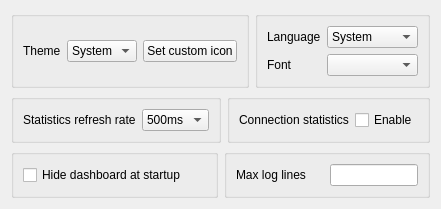
                    <widget class="QWidget" name="tab_2">
                        <attribute name="title">
                            <string>Style</string>
                        </attribute>
                        <layout class="QGridLayout" name="gridLayout_5">
                            <item row="2" column="0">
                                <layout class="QHBoxLayout" name="style_h_2">
                                    <item>
                                        <widget class="QGroupBox" name="traffic_statistics_box">
                                            <layout class="QHBoxLayout" name="horizontalLayout_3">
                                                <item>
                                                    <widget class="QLabel" name="label_16">
                                                        <property name="text">
                                                            <string>Statistics refresh rate</string>
                                                        </property>
                                                    </widget>
                                                </item>
                                                <item>
                                                    <widget class="QComboBox" name="rfsh_r">
                                                        <item>
                                                            <property name="text">
                                                                <string notr="true">500ms</string>
                                                            </property>
                                                        </item>
                                                        <item>
                                                            <property name="text">
                                                                <string notr="true">1s</string>
                                                            </property>
                                                        </item>
                                                        <item>
                                                            <property name="text">
                                                                <string notr="true">2s</string>
                                                            </property>
                                                        </item>
                                                        <item>
                                                            <property name="text">
                                                                <string notr="true">3s</string>
                                                            </property>
                                                        </item>
                                                        <item>
                                                            <property name="text">
                                                                <string notr="true">5s</string>
                                                            </property>
                                                        </item>
                                                        <item>
                                                            <property name="text">
                                                                <string>Off</string>
                                                            </property>
                                                        </item>
                                                    </widget>
                                                </item>
                                            </layout>
                                        </widget>
                                    </item>
                                    <item>
                                        <widget class="QGroupBox" name="connection_statistics_box">
                                            <layout class="QHBoxLayout" name="horizontalLayout_15">
                                                <item>
                                                    <widget class="QLabel" name="label_9">
                                                        <property name="text">
                                                            <string>Connection statistics</string>
                                                        </property>
                                                    </widget>
                                                </item>
                                                <item>
                                                    <widget class="QCheckBox" name="connection_statistics">
                                                        <property name="text">
                                                            <string>Enable</string>
                                                        </property>
                                                    </widget>
                                                </item>
                                            </layout>
                                        </widget>
                                    </item>
                                </layout>
                            </item>
                            <item row="3" column="0">
                                <layout class="QHBoxLayout" name="style_h_3">
                                    <item>
                                        <widget class="QGroupBox" name="horizontalGroupBox_5">
                                            <layout class="QHBoxLayout" name="horizontalLayout_6">
                                                <item>
                                                    <widget class="QCheckBox" name="start_minimal">
                                                        <property name="sizePolicy">
                                                            <sizepolicy hsizetype="Preferred" vsizetype="Fixed">
                                                                <horstretch>0</horstretch>
                                                                <verstretch>0</verstretch>
                                                            </sizepolicy>
                                                        </property>
                                                        <property name="text">
                                                            <string>Hide dashboard at startup</string>
                                                        </property>
                                                    </widget>
                                                </item>
                                            </layout>
                                        </widget>
                                    </item>
                                    <item>
                                        <widget class="QGroupBox" name="groupBox_2">
                                            <layout class="QHBoxLayout" name="horizontalLayout_23">
                                                <item>
                                                    <widget class="QLabel" name="label_17">
                                                        <property name="text">
                                                            <string>Max log lines</string>
                                                        </property>
                                                    </widget>
                                                </item>
                                                <item>
                                                    <widget class="QLineEdit" name="max_log_line">
                                                        <property name="sizePolicy">
                                                            <sizepolicy hsizetype="Ignored" vsizetype="Fixed">
                                                                <horstretch>0</horstretch>
                                                                <verstretch>0</verstretch>
                                                            </sizepolicy>
                                                        </property>
                                                    </widget>
                                                </item>
                                            </layout>
                                        </widget>
                                    </item>
                                </layout>
                            </item>
                            <item row="0" column="0">
                                <layout class="QHBoxLayout" name="style_h_1">
                                    <item>
                                        <widget class="QGroupBox" name="groupBox">
                                            <layout class="QHBoxLayout" name="horizontalLayout_4">
                                                <item>
                                                    <widget class="QLabel" name="label_8">
                                                        <property name="sizePolicy">
                                                            <sizepolicy hsizetype="Maximum" vsizetype="Maximum">
                                                                <horstretch>0</horstretch>
                                                                <verstretch>0</verstretch>
                                                            </sizepolicy>
                                                        </property>
                                                        <property name="text">
                                                            <string>Theme</string>
                                                        </property>
                                                    </widget>
                                                </item>
                                                <item>
                                                    <widget class="QComboBox" name="theme">
                                                        <item>
                                                            <property name="text">
                                                                <string notr="true">System</string>
                                                            </property>
                                                        </item>
                                                    </widget>
                                                </item>
                                                <item>
                                                    <widget class="QPushButton" name="set_custom_icon">
                                                        <property name="sizePolicy">
                                                            <sizepolicy hsizetype="Preferred" vsizetype="Fixed">
                                                                <horstretch>0</horstretch>
                                                                <verstretch>0</verstretch>
                                                            </sizepolicy>
                                                        </property>
                                                        <property name="text">
                                                            <string>Set custom icon</string>
                                                        </property>
                                                    </widget>
                                                </item>
                                            </layout>
                                        </widget>
                                    </item>
                                    <item>
                                        <widget class="QGroupBox" name="groupBox2">
                                            <layout class="QGridLayout" name="gridLayout_4">
                                                <item row="0" column="0">
                                                    <widget class="QLabel" name="label_15">
                                                        <property name="sizePolicy">
                                                            <sizepolicy hsizetype="Maximum" vsizetype="Maximum">
                                                                <horstretch>0</horstretch>
                                                                <verstretch>0</verstretch>
                                                            </sizepolicy>
                                                        </property>
                                                        <property name="text">
                                                            <string notr="true">Language</string>
                                                        </property>
                                                    </widget>
                                                </item>
                                                <item row="1" column="0">
                                                    <widget class="QLabel" name="label_2">
                                                        <property name="text">
                                                            <string>Font</string>
                                                        </property>
                                                    </widget>
                                                </item>
                                                <item row="0" column="1">
                                                    <widget class="QComboBox" name="language">
                                                        <item>
                                                            <property name="text">
                                                                <string notr="true">System</string>
                                                            </property>
                                                        </item>
                                                        <item>
                                                            <property name="text">
                                                                <string notr="true">English</string>
                                                            </property>
                                                        </item>
                                                        <item>
                                                            <property name="text">
                                                                <string notr="true">简体中文</string>
                                                            </property>
                                                        </item>
                                                        <item>
                                                            <property name="text">
                                                                <string notr="true">فارسی</string>
                                                            </property>
                                                        </item>
                                                        <item>
                                                            <property name="text">
                                                                <string notr="true">Русский</string>
                                                            </property>
                                                        </item>
                                                    </widget>
                                                </item>
                                                <item row="1" column="1">
                                                    <widget class="QComboBox" name="font"/>
                                                </item>
                                            </layout>
                                        </widget>
                                    </item>
                                </layout>
                            </item>
                        </layout>
                    </widget>
